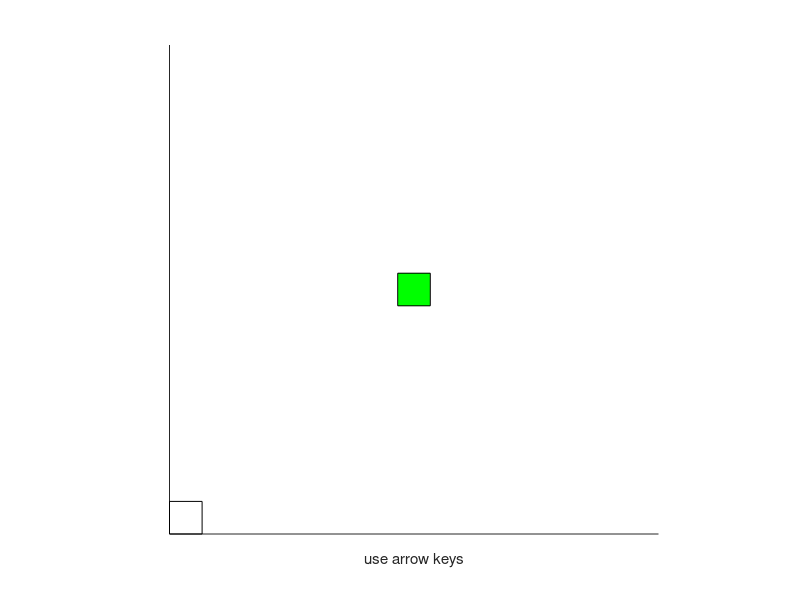

This chart was generated by the following MATLAB code: (Note: this script raises an error after producing the figure.)
function snake
%{
TODO:
disable changing direction before moving
add obstacles
change fps to interval
add wrapping
%}
RANGE = 15;
BOXSIZE = [1 1];
START_POS = floor(RANGE/2) * [1 1];
RIGHT = [1 0 0 0];
UP = [0 1 0 0];
LEFT = [-1 0 0 0];
DOWN = [0 -1  0 0];
SPEEDS = [0.12 0.08 0.05];
difficulty = 2;

figure('KeyPressFcn',@Key_Down);
axis equal;
axis([0 RANGE 0 RANGE]);
xlim([0 RANGE]);
ylim([0 RANGE]);
xticks([]);
yticks([]);
xlabel('use arrow keys');

head_pos = [START_POS BOXSIZE];
cur_dir = 0;
rects = rectangle('Position',head_pos,'FaceColor','g','EdgeColor','k');

food_pos = [0 0];
food = rectangle('Position',[food_pos BOXSIZE]);
food.FaceColor='r';
place_food;

points = 0;
title(['Points: ' num2str(points)]);

t = timer;
t.ExecutionMode = 'fixedRate';
t.TimerFcn = @pass_time;
t.Period = SPEEDS(difficulty);
start(t);

    function Key_Down(hObject, ~, ~)
        key = get(hObject,'CurrentKey');
        switch key
            case 'rightarrow'
                if ~isequal(cur_dir, LEFT)
                    cur_dir = RIGHT;
                end
            case 'uparrow'
                if ~isequal(cur_dir, DOWN)
                    cur_dir = UP;
                end
            case 'leftarrow'
                if ~isequal(cur_dir, RIGHT)
                    cur_dir = LEFT;
                end
            case 'downarrow'
                if ~isequal(cur_dir, UP)
                    cur_dir = DOWN;
                end
        end
    end

    function pass_time(~, ~, ~)
        move_objects;
        if ~is_in_bounds(rects(1)) || self_collision
            stop(t);
        end
        if check_collision(food_pos, rects(1))
            new_r = rectangle('Position',[food_pos BOXSIZE],'FaceColor','g','EdgeColor','g');
            rects = [rects new_r];
            place_food;
            points = points+10;
            title(['Points: ' num2str(points)]);
        end
        axis([0 RANGE 0 RANGE]);
    end

    function move_objects
        rects(1).EdgeColor = 'g';
        rects = circshift(rects,1);
        head_pos = head_pos + cur_dir;
        rects(1).Position = head_pos;
        rects(1).EdgeColor = 'k';
    end

    function place_food
        food_pos = randi(RANGE-1, [1 2]);
        while check_collision(food_pos, rects)
            food_pos = randi(RANGE-1, [1 2]);
        end
        food.Position = [food_pos BOXSIZE];
    end

    function col_det = check_collision(pos, rects2check)
        for r=rects2check
            if isequal(pos, r.Position(1:2))
                col_det = true;
                return;
            end
        end
        col_det = false;
    end

    function bound = is_in_bounds(r)
        pos = r.Position;
        x = pos(1);
        y = pos(2);
        bound = x>=0 && y>=0 && x<RANGE && y<RANGE;
    end

    function col_det = self_collision
        col_det = false;
        if length(rects) > 1
            col_det = check_collision(rects(1).Position(1:2), rects(2:end));
        end
    end

end